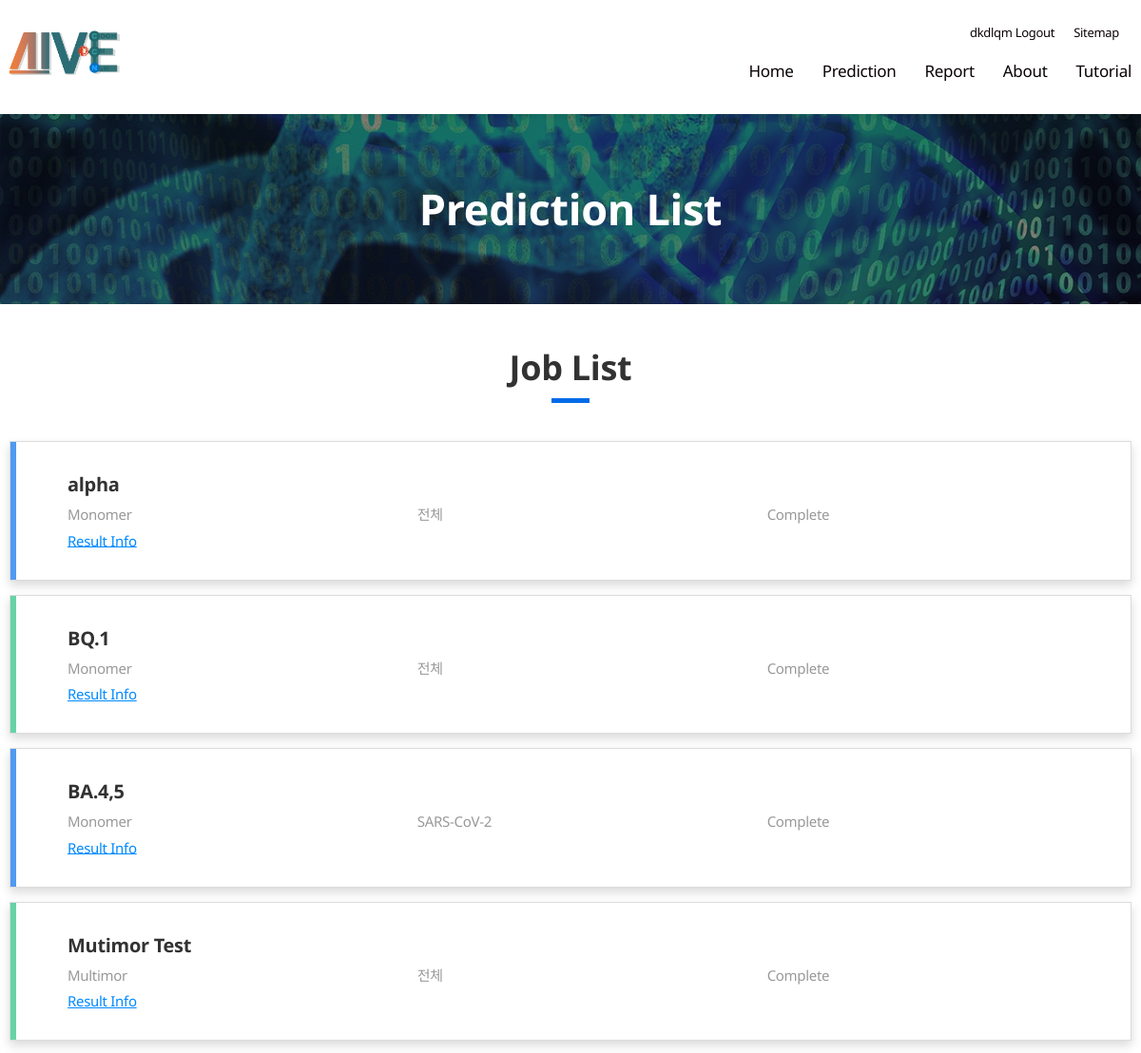
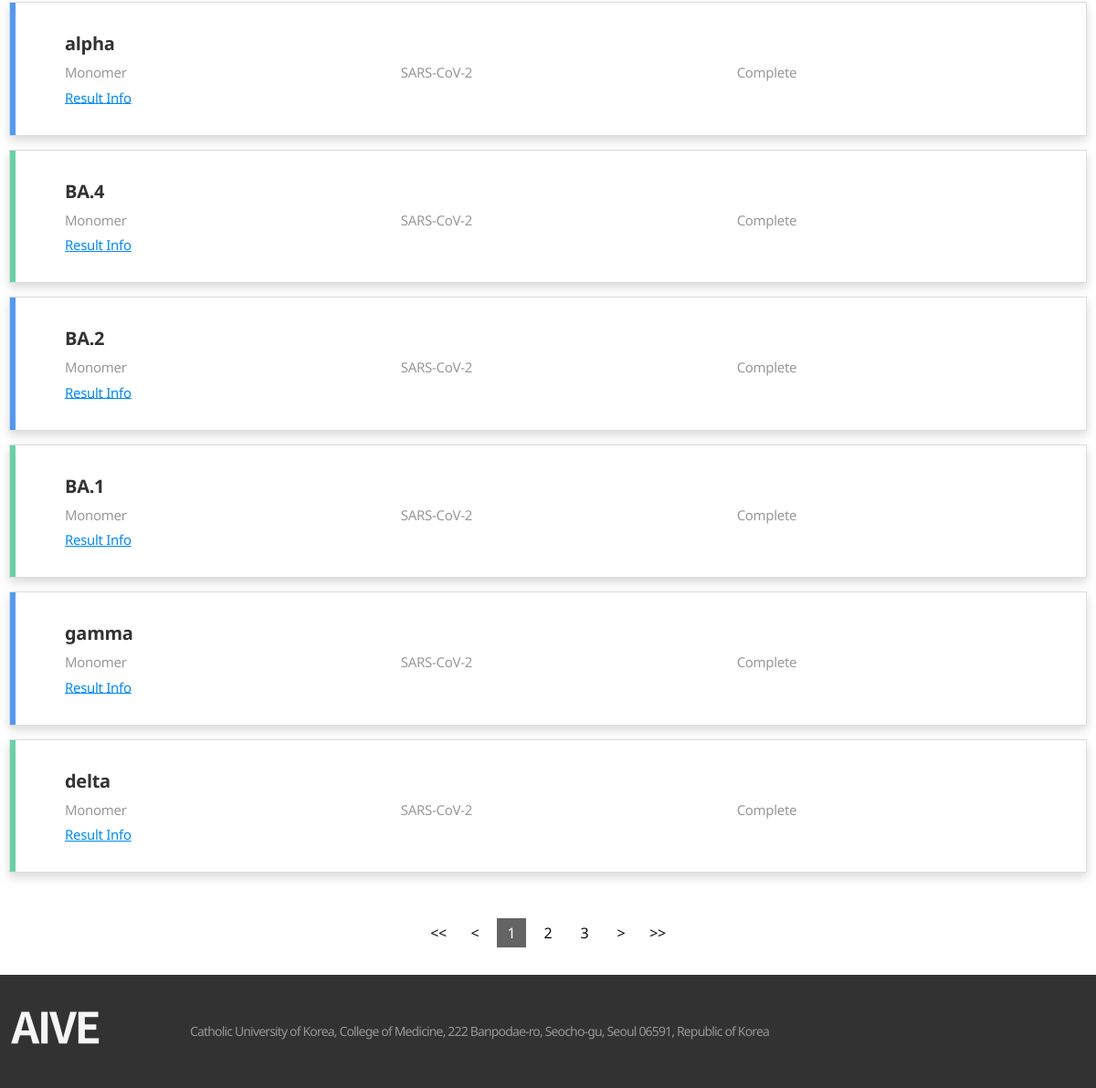
The page /prdctn_list (signed in) on the database its author committed (2 pictures, top to bottom).
### web_aive/models.py (models this page shows, shortened)
class PrdctnInfo(models.Model):
    prdctn_info_seq = models.AutoField(primary_key=True)
    trget_virus = models.TextField(default='ALL')
    domain_nm = models.TextField(default='')
    virus_mut_nm = models.TextField(default='')
    prdctn_sj = models.TextField(null=True)
    prdctn_protein_struct = models.CharField(max_length=2)
    trget_seq_rgin_st_lc = models.IntegerField(null=True)
    trget_seq_rgin_end_lc = models.IntegerField(null=True)
    input_virus_seq_1 = models.TextField()
    input_virus_seq_2 = models.TextField(null=True)
    input_virus_seq_3 = models.TextField(null=True)
    input_virus_seq_4 = models.TextField(null=True)
    input_virus_seq_5 = models.TextField(null=True)
    input_virus_seq_6 = models.TextField(null=True)
    input_virus_seq_7 = models.TextField(null=True)
    input_virus_seq_8 = models.TextField(null=True)
    output_virus_seq_1 = models.TextField()
    output_virus_seq_2 = models.TextField(null=True)
    output_virus_seq_3 = models.TextField(null=True)
    output_virus_seq_4 = models.TextField(null=True)
    output_virus_seq_5 = models.TextField(null=True)
    output_virus_seq_6 = models.TextField(null=True)
    output_virus_seq_7 = models.TextField(null=True)
    output_virus_seq_8 = models.TextField(null=True)
    output_virus_rna_seq_1 = models.TextField(null=True)
    prdctn_knd = models.CharField(max_length=1)
    public_yn = models.CharField(max_length=1, default='N')
    regist_dt = models.DateTimeField()
    regist_id = models.TextField()
    del_yn = models.CharField(max_length=1, default='N')
    del_dt = models.DateTimeField(null=True)

### common/models.py (models this page shows, shortened)
class CommCode(models.Model):
    cl_code = models.CharField(max_length=5)
    cl_code_nm = models.TextField()
    code = models.CharField(max_length=3)
    code_nm = models.TextField()
    code_dc = models.TextField(null=True)
    use_yn = models.CharField(max_length=1, default='Y')
    regist_id = models.TextField()
    regist_dt = models.DateTimeField()
    class Meta:
        constraints = [
            models.UniqueConstraint(
                fields=['cl_code','code'],
                name='COMM_CODE Unique',
            ),
        ]

### web_aive/views.py (the view, shortened to what this page needs)
# urls.py: path('prdctn_list', views.prdctn_list, name='prdctn_list'),
def prdctn_list(request):
    page = request.GET.get('page',1)
    demo_yn = request.GET.get('demo_yn')
    if request.user.is_superuser:
        prdctn_list = PrdctnInfo.objects.select_related('job_info','').values('prdctn_info_seq','prdctn_sj','prdctn_protein_struct','trget_virus','jobinfo__id','jobinfo__job_prgss_sttus').distinct().order_by('-regist_dt')
    virus_list = CommCode.objects.filter(cl_code='TV')
    for row in prdctn_list:
        job_list = JobInfo.objects.select_related('prdctn_info','').filter( Q(id__lte = row['jobinfo__id']) & ~Q(job_prgss_sttus='C') ).values('prdctn_info__prdctn_protein_struct','prdctn_info__output_virus_seq_1','prdctn_info__output_virus_seq_2','prdctn_info__output_virus_seq_3','prdctn_info__output_virus_seq_4','prdctn_info__output_virus_seq_5','prdctn_info__output_virus_seq_6','prdctn_info__output_virus_seq_7','prdctn_info__output_virus_seq_8')
        tmp_hour = 0
        row['rem_time'] = tmp_hour
    paginator = Paginator(prdctn_list, 10)
    page_obj = paginator.get_page(page)
    context = {'prdctn_list': page_obj,
               'virus_list': virus_list,
               }
    if demo_yn == 'demo':
        context['demo_yn'] = 'Y'
    return render(request, 'aive/prdctn_list.html', context)

### templates/aive/prdctn_list.html (shortened to what this page needs)
	{% extends './layout/sub_layout.html' %}
	{% block ContentContainer %}
	<div class="container board">
		<div class="subVisual board">
			<div class="mv_content">
				<div class="text_area">
					<span>Prediction List</span>
				</div>
			</div>
		</div>
		{% block titleArea %}
			<div class="title_area">
				<span>Job List</span>
			</div>
		{% endblock %}
		{% block mainContent%}
		<form id="prdctnForm" name="prdctnForm" method="get">
			<div class="board_area inquiry">
				<ul class="grid-st1">
					{% if prdctn_list %}
						{% for prdctn in prdctn_list%}
						<li class="td">
							<span class="vl">{{ prdctn.prdctn_sj }}</span>
							<span class="pred">
								{% if prdctn.prdctn_protein_struct == 'MN' %}
								Monomer
								{% else %}
								Multimor
								{% endif %}
							</span>
							<span class="pred">
								{% for virus in virus_list %}
									{% if prdctn.trget_virus == virus.code %}
										{{ virus.code_nm }}
									{% endif %}
								{% endfor %}
							</span>
							<span class="pred">
								{% if prdctn.jobinfo__job_prgss_sttus == 'S' %}
								Stanby
								{% elif prdctn.jobinfo__job_prgss_sttus == 'P' %}
								Process
								{% else %}
								Complete
								{% endif %}
							</span>
							<span class="link">
								{% if prdctn.jobinfo__job_prgss_sttus == 'C' %}
									<a class="link" href="{% url 'aive:prdctn_result' prdctn.prdctn_info_seq %}">Result Info</a>
								{% else %}
									{{ prdctn.rem_time  }} hour left
							</span>
							{% endif %}
						</li>
						{% endfor%}
					{% else %}
						{% if demo_yn != 'Y' %}
						<li class="empty td" style="text-align:center;">
							<span style="width:100%;">No Data</span>
						</li>
						{% endif %}
					{% endif %}
				</ul>
				<div class="paging_area">
					<a href="?page={{ prdctn_list.start_index }}"><<</a>
					{% if prdctn_list.has_previous %}
						<a href="?page={{ prdctn_list.previous_page_number }}"><</a>
					{% else %}
						<a tabindex="-1" aria-disabled="true" href="#"><</a>
					{% endif %}
					{% for page_number in prdctn_list.paginator.page_range %}
						{% if page_number == prdctn_list.number %}
							<a class="active" href="?page={{ page_number }}">{{ page_number }}</a>
						{% else %}
							<a href="?page={{ page_number }}">{{ page_number }}</a>
						{% endif %}
					{% endfor %}
					{% if prdctn_list.has_next %}
						<a class="page-link" href="?page={{ prdctn_list.next_page_number }}">></a>
					{% else %}
						<a tabindex="-1" aria-disabled="true" href="#">></a>
					{% endif %}
					<a href="?page={{ prdctn_list.end_index }}">>></a>
				</div>
			</div>
		{% endblock %}
	</div>
	{% endblock %}

### templates/aive/layout/sub_layout.html (shortened to what this page needs)
{% extends './base_layout.html' %}
            {% block container %}
				{% block ContentContainer %}{% endblock %}
			{% endblock %}

### templates/aive/layout/base_layout.html (shortened to what this page needs)
<!DOCTYPE html>
<html lang="ko">
    <head>
        {% load static %}
		<link
			rel="stylesheet"
			type="text/css"
            href="{% static 'css/font-awesome.min.css' %}"
		/>
		<link rel="stylesheet" type="text/css" href="{% static 'css/slick.css' %}" />
		<link rel="stylesheet" type="text/css" href="{% static 'css/slick-theme.css' %}" />
		<link rel="stylesheet" type="text/css" href="{% static 'css/reset.css' %}" />
		<link rel="stylesheet" type="text/css" href="{% static 'css/layout.css' %}" />
        <link rel="stylesheet" type="text/css" href="{% static 'css/layout_print.css' %}" />
        <link rel="stylesheet" type="text/css" href="{% static 'css/renewal.css' %}"/>
		<link rel="stylesheet" type="text/css" href="{% static 'css/main.css' %}" />
	</head>
    <body id="renewal" class="prdctn">
        <div class="wrap main">
            <header class="header main">
                <div class="noprint header_wrap">
                    <a class="logo" href="/">
                        <img src="{% static 'img/common/logo.png' %}" alt="AIVE" style="height:50px;" />
                    </a>
                    <div class="ab_right">
                        <div class="gnb">
                            <nav class="menu">
                                <div style="width:190px;height:30px;float: right;">
                                    {% if user.is_authenticated %}
                                        <div style="font-size: 13px; float:left;   position: relative; top:10px; margin-left: 20px;" >
                                            <a href="/common/logout"><span>{{ user.username }} Logout</span></a>
                                        </div>
                                    {% endif %}
                                    <div style="font-size: 13px; float:left;   position: relative; top:10px;margin-left: 20px;" >
                                        <a href="/common/sitemap">Sitemap</a>
                                    </div>
                                </div>
                                <div class="nav-category" id="accordion">
                                    <ul class="accordion gnbBox">
                                        <li>
                                            <a href="/"><span>Home</span></a>
                                        </li>
                                        <li class="subNav" style="cursor:pointer;">
                                            <a><span>Prediction</span></a>
                                        </li>
                                        <li style="cursor:pointer;">
                                            <a><span>Report</span></a>
                                        </li>
                                        <li>
                                            <a href="/aive_about"><span>About</span></a>
                                        </li>
                                        <li>
                                            <a href="/aive_tutorial"><span>Tutorial</span></a>
                                        </li>
                                    </ul>
                                </div>
                            </nav>
                        </div>
                    </div>
                </div>
            </header>
            {% block container %}
            {% endblock %}
        </div>
        <div id="footer" class="footer noprint">
            <footer>
                <a href="" class="logo_client">
                    <img src="/static/img/common/logo_footer.png" alt="AIVE" />
                </a>
                <div class="text_area">
                    <dd>
                        <dl>
                            Catholic University of Korea, College of Medicine, 222 Banpodae-ro, Seocho-gu, Seoul 06591, Republic of Korea
                        </dl>
                    </dd>
                </div>
            </footer>
        </div>
    </body>
</html>

### static/css/layout.css (style rules this page uses)
body, th, td, input, select, textarea, button { font-size: 20px; }
.wrap { position: relative; margin: 0; width: 100%; }
.subVisual { position: relative; width: 100%; background: url("/static/img/sub/bg_sv.jpg") no-repeat center; background-size: cover; }
.subVisual .mv_content { position: relative; display: flex; justify-content: flex-start; align-items: center; margin: 0 auto; padding: 0 0.5em; width: 100%; max-width: 60em; height: 20em; }
.subVisual .mv_content .text_area { position: relative; z-index: 1; }
.subVisual .mv_content .text_area span { position: relative; display: block; font-size: 2.5em; font-weight: 600; color: #fff; }
.container { padding: 0 0 20px; }
.title_area { margin: 2em auto; padding: 0 0.5em; width: 100%; max-width: 60em; }
.title_area span, .title_area p { display: block; text-align: center; }
.title_area span { font-size: 1.8em; font-weight: 600; }
.board_area { margin: -1.5em auto 0; padding: 0 0.5em; width: 100%; max-width: 1200px; }
.board_area > ul { width: 100%; border-top: 2px solid #051e48; }
.board_area > ul > li { display: flex; flex-wrap: wrap; justify-content: space-between; align-items: center; padding: 0.5em 0; border-bottom: 1px solid #dcdcdc; }
.board_area ul li:last-child a { border-color: #051e48; }
.board_area > ul > li.th span, .board_area > ul > li.td span, .board_area > ul > li.td a { font-size: 0.8em; overflow: hidden; white-space: nowrap; text-overflow: ellipsis; word-break: break-all; }
.board_area > ul > li.td a { text-decoration: underline; }
.board_area > ul > li > .pred { margin-right: 0.5em; width: calc(10% - 0.5em); }
.board_area > ul > li > .vl { margin-right: 0.5em; width: calc(20% - 0.5em); }
.board_area > ul > li > .link { width: 15%; }

### static/css/renewal.css (style rules this page uses)
#renewal .subVisual { background: url("../img/sub/bg_sub.jpg") no-repeat bottom center; background-size:cover; }
#renewal .subVisual .mv_content { height:10em; justify-content:center; }
#renewal .subVisual .mv_content .text_area span { font-size:2.25em; }
#renewal .title_area span { display:block; position:relative; padding:0 0 10px; }
#renewal .title_area span::before { content:""; display:inline-block; width:40px; height:5px; background-color:#006be7; position:absolute; bottom:0; left:50%; transform:translate(-50%, 0); }
#renewal .board_area { margin:0 auto; }
#renewal .board_area .grid-st1 { border-top:none; }
#renewal .board_area .grid-st1 .td { position:relative; padding:1.5em 1em 1.5em 3em; border:1px solid #dcdcdc; margin-bottom:15px; box-shadow:0 5px 10px 0 rgba(0,0,0,0.15); }
#renewal .board_area .grid-st1 .td::before { content:""; display:inline-block; width:0.3em; height:100%; background-color:#4f9af2; position:absolute; top:0; left:0; }
#renewal .board_area .grid-st1 .td:nth-child(odd)::before { content:""; display:inline-block; width:0.3em; height:100%; background-color:#66d3a6; position:absolute; top:0; left:0; }
#renewal .board_area .grid-st1 .td .vl { display:block; width:100%; margin:0; font-size:1em; font-weight:700; padding:0 0 0.25em; }
#renewal .board_area .grid-st1 .td .pred { width:calc(33% - 0.5em); color:#999; font-size:15px; }
#renewal .board_area .grid-st1 .td .link { font-size:15px; padding:0.3em 0 0; }
#renewal .board_area .grid-st1 .td .link > a { color:#008aff; }

### static/css/main.css (style rules this page uses)
body, th, td, input, select, textarea, button { font-size: 20px; }
@media screen and (max-width: 1260px) { body, th, td, input, select, textarea, button { font-size: 20px; } }

### rows shown on the page
PrdctnInfo: prdctn_sj "alpha", prdctn_protein_struct "Monomer"
CommCode: code_nm "전체"
PrdctnInfo: prdctn_sj "BQ.1", prdctn_protein_struct "Monomer"
PrdctnInfo: prdctn_sj "BA.4,5", prdctn_protein_struct "Monomer"
CommCode: code_nm "SARS-CoV-2"
PrdctnInfo: prdctn_sj "Mutimor Test", prdctn_protein_struct "Multimor"
PrdctnInfo: prdctn_sj "alpha", prdctn_protein_struct "Monomer"
PrdctnInfo: prdctn_sj "BA.4", prdctn_protein_struct "Monomer"
PrdctnInfo: prdctn_sj "BA.2", prdctn_protein_struct "Monomer"
PrdctnInfo: prdctn_sj "BA.1", prdctn_protein_struct "Monomer"
PrdctnInfo: prdctn_sj "gamma", prdctn_protein_struct "Monomer"
PrdctnInfo: prdctn_sj "delta", prdctn_protein_struct "Monomer"

### other values the page prints
{{ user.username }} "dkdlqm"
{{ page_number }} "1"
{{ page_number }} "2" "3"
